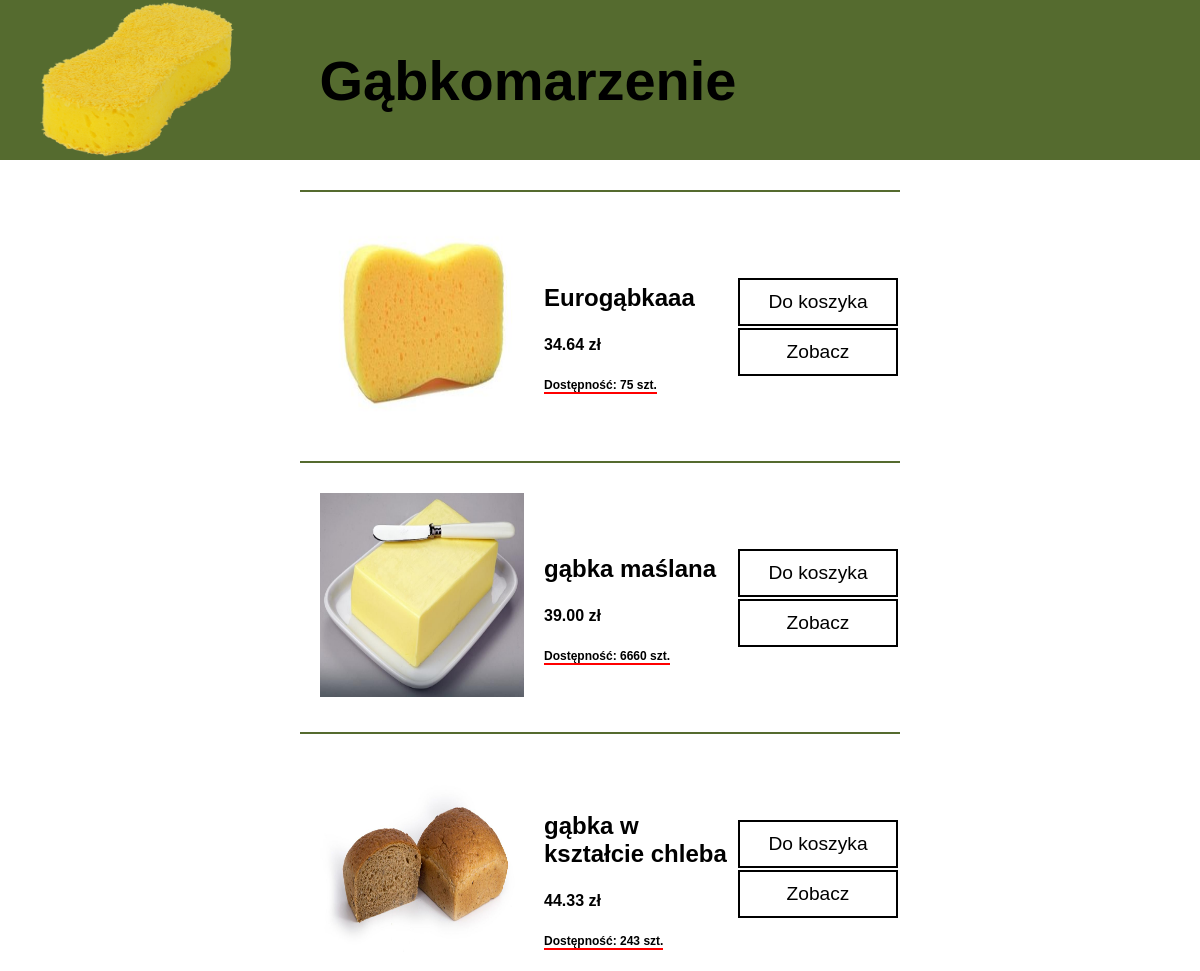
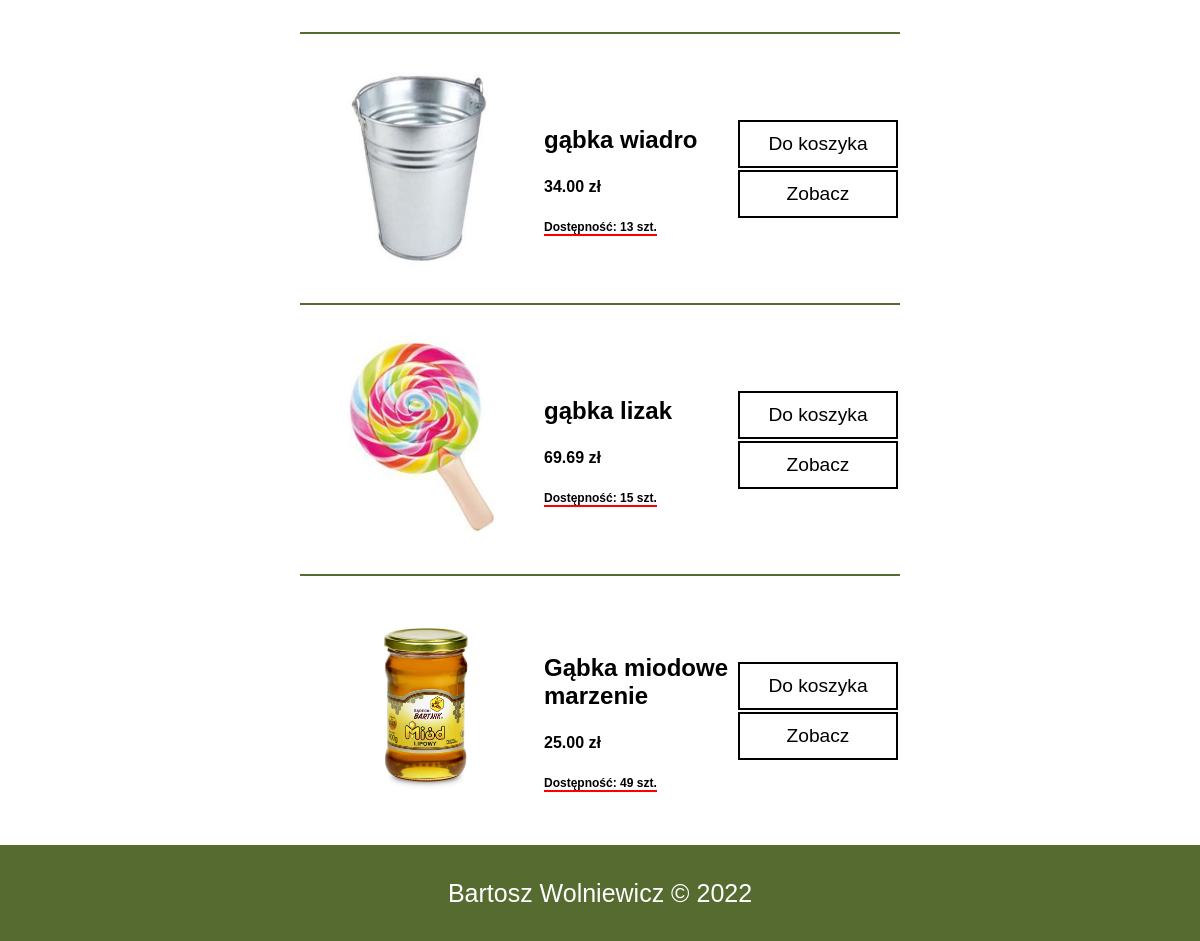
/admin/administrator.php, run on the app's committed database (2 pictures, top to bottom).
### tables this page shows
CREATE TABLE `produkty` (
  `id` int(11) NOT NULL,
  `nazwa` varchar(250) NOT NULL,
  `zdjecie` varchar(50) NOT NULL,
  `cena` decimal(10,2) NOT NULL,
  `ilosc_magazyn` int(11) DEFAULT NULL,
  `widoczny` tinyint(1) DEFAULT NULL
);

### admin/administrator.php (the view, shortened to what this page needs)
<!DOCTYPE html>
<html lang="pl" dir="ltr">
  <head>
    <link rel="stylesheet" href="../styl.css">
  </head>
  <body>
    <header>
      <a href="../index.php"><img src="../images/logo.png" id="logo" alt="logo"></a>
      <h1>Gąbkomarzenie</h1>
      <div id="nazwa">
      </div>
    </header>
    <?php
    echo "<div id=content>";
    $conn = new mysqli('localhost', 'root', '', 'passwd_hash');
    $sql = "SELECT id, nazwa, zdjecie, cena, ilosc_magazyn FROM produkty WHERE widoczny=1";
    $res = $conn->query($sql);
    while($produkt = $res->fetch_assoc()){
      echo <<< OPOLE
      <div class=produkt>
        <div class=zwijaj>
        <a href=../sites/produkt.php?id=$produkt[id]&rola=admin><img class=midimg src=../images/$produkt[zdjecie] alt=$produkt[nazwa]></a>
          <div>
          <a href=../sites/produkt.php?id=$produkt[id]&rola=admin><h3>$produkt[nazwa]</h3></a>
            <h4>$produkt[cena] zł</h4>
            <h5 class=ilosc_mag>Dostępność: <span class=sztuki>$produkt[ilosc_magazyn]</span> szt.</h5>
          </div>
        </div>
        <div>
          <a class=button><div>Do koszyka</div></a>
          <a class=button href=../sites/produkt.php?id=$produkt[id]&rola=admin><div>Zobacz</div></a>
        </div>
      </div>
OPOLE;
    }
     ?>
     </div>
     <footer>Bartosz Wolniewicz &copy; 2022</footer>
  </body>
</html>

### styl.css (style rules this page uses)
body { font-family: 'HelveticaNow', 'Helvetica'; margin: 0; }
a { text-decoration: none; color:black; }
h1 { font-size: 7vh; }
h3 { font-size: 3vh; }
h4 { font-size: 2vh; }
h5 { font-size: 1.5vh; }
#logo { height: 15vmin; width: 23vmin; }
.midimg { height: 17vmin; width: 17vmin; margin-right: 20px; margin-left: 20px; padding-bottom: 1px; }
header { height: 20vh; display: flex; background-color: darkolivegreen; flex-direction: row; align-items: center; justify-content: space-between; position: sticky; top: 0; }
.button { text-decoration: none; height: 28px; width: 140px; background-color: white; color: black; border: 2px solid black; margin: 2px; padding: 8px; display: flex; align-items: center; justify-content: center; }
#nazwa { width: 35%; height: 150px; display: flex; flex-direction: row; justify-content: flex-end; align-items: center; }
#content { min-height: 72vmin; background-color: white; display: flex; flex-direction: column; justify-content: center; align-items: center; }
.produkt:nth-of-type(1) { margin-top: 30px; }
.produkt { display: flex; flex-direction: row; justify-content: space-between; align-items: center; width: 50%; border-top: 2px solid darkolivegreen; padding-top: 30px; padding-bottom: 30px; }
footer { background-color: darkolivegreen; color: white; height: 8vmin; font-size: 25px; display: flex; justify-content: center; align-items: center; }
.zwijaj { display: flex; justify-content: center; align-items: center; }
a.button > div { font-size: 1.6vmin; }

### data on the page
produkty: zdjecie (picture), nazwa "Eurogąbkaaa", cena "34.64", ilosc_magazyn "75"
produkty: zdjecie (picture), nazwa "gąbka maślana", cena "39.00", ilosc_magazyn "6660"
produkty: zdjecie (picture), nazwa "gąbka w kształcie chleba", cena "44.33", ilosc_magazyn "243"
produkty: zdjecie (picture), nazwa "gąbka wiadro", cena "34.00", ilosc_magazyn "13"
produkty: zdjecie (picture), nazwa "gąbka lizak", cena "69.69", ilosc_magazyn "15"
produkty: zdjecie (picture), nazwa "Gąbka miodowe marzenie", cena "25.00", ilosc_magazyn "49"
